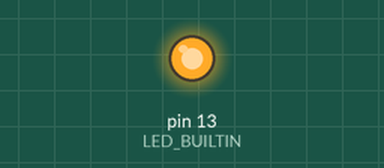
The sketch below on a simulated Arduino Uno, built with avr-gcc and run on an emulated ATmega328P. On the bench: output pins drawn as LEDs (lit = HIGH). What the sketch prints to the serial monitor is not drawn.

Above: at 0.1 s.
At 1.0 s:
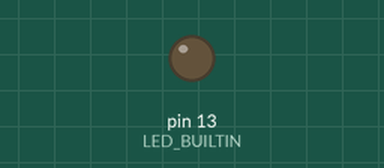
Timing chart, 0 to 2.5 s (numbered marks = the images above):
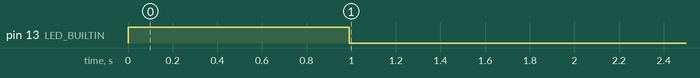

The sketch:

blink_rtos.ino
```cpp
#include <Arduino_FreeRTOS.h>
void blink(void*paramter);
void analogread(void*paramter1);
void setup() {
  Serial.begin(9600);
  pinMode(LED_BUILTIN,OUTPUT);
xTaskCreate(
  blink,
  "Blink",
  192,
  NULL,
  1,
  NULL
);
xTaskCreate(
  analogread,
  "Read",
  192,
  NULL,
  2,
  NULL
);
}

void loop() {

}
void blink(void*paramter){
  (void) paramter;
  digitalWrite(LED_BUILTIN,HIGH);
  vTaskDelay(1000 / portTICK_PERIOD_MS);
  digitalWrite(LED_BUILTIN,LOW);
  vTaskDelay(1000 / portTICK_PERIOD_MS);
}
void analogread(void*paramter1){
  (void) paramter1;
  int value=analogRead(0);
  Serial.println(value);
  vTaskDelay(1000 / portTICK_PERIOD_MS);
}
```

Measured:
- by itself, pin 13 (LED_BUILTIN): LOW → HIGH at 0.00 s, → LOW 0.99 s later
